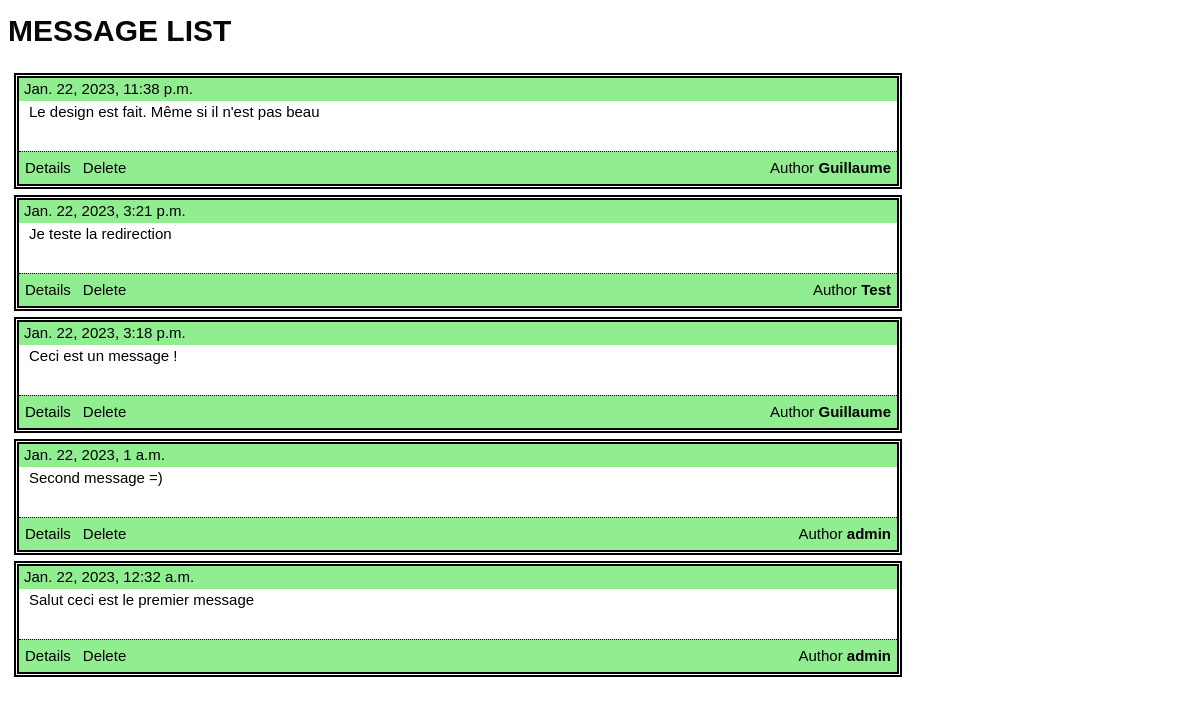
The app's page /message-app/message with its own data.
### message_app/models.py (models this page shows, shortened)
class Message(models.Model):
    content = models.CharField(max_length=200)
    emission_time = models.DateTimeField('emission time', null = True)
    author = models.CharField(max_length=200)

### message_app/views.py (the view)
# urls.py: path('message', views.get_messages, name='messages'),
def get_messages(request):
    messages = Message.objects.order_by('-emission_time')
    return render(request, 'messages.html', {'messages': messages, 'user_id': "admin"})

### message_app/templates/messages.html
{% load static %}
<link rel="stylesheet" href="{% static 'style.css' %}">
<link rel="stylesheet" href="{% static 'message.css' %}">
<h2 class="sub_title">Message list</h2>
<ul class="messageUl">
    {% for message in messages %}
        <li class="message">
            <div class="time">{{ message.emission_time }} </div>
            <div class="messageContent">{{ message.content }}</div>
            <ul div class="lowerButton">
                <li><a href="{% url 'message_app:message_details' message.id %}">Details</a></li>
                <li><a href="{% url 'message_app:delete' message.id %}">Delete</a></li>
                <li style="float:right"><a href="{% url 'login_app:user_details' message.author %}">Author <b>{{ message.author }} </b></a></li>
            </ul>
        </li>
    {% endfor %}
</ul>

### message_app/static/style.css (style rules this page uses)
h2 { position: relative; padding: 0; margin: 0; font-family: "Raleway", sans-serif; font-weight: 600; font-size: 35px; color: #080808; }
h2.sub_title { font-style: normal; text-align: left; text-transform: uppercase; padding-bottom: 5px; margin-top: 0px; font-size: 30px; }

### message_app/static/message.css (style rules this page uses)
li.message { border: thick double black; margin: 6px; }
.time { background-color: lightgreen; padding-left: 5px; }
.messageContent { height: 50px; padding-left: 10px; }
.messageUl { list-style-type: none; padding-left: 0px; }
ul.lowerButton { border-top: 1px dotted black; list-style-type: none; margin: 0; padding: 0; overflow: hidden; background-color: lightgreen; }
ul.lowerButton li { float: left; padding: 5px 6px; }
ul.lowerButton li a { display: inline-block; text-align: center; text-decoration: none; color: black; }

### records on screen
Message: emission_time "Jan. 22, 2023, 11:38 p.m.", content "Le design est fait. Même si il n'est pas beau", author "Guillaume"
Message: emission_time "Jan. 22, 2023, 3:21 p.m.", content "Je teste la redirection", author "Test"
Message: emission_time "Jan. 22, 2023, 3:18 p.m.", content "Ceci est un message !", author "Guillaume"
Message: emission_time "Jan. 22, 2023, 1 a.m.", content "Second message =)", author "admin"
Message: emission_time "Jan. 22, 2023, 12:32 a.m.", content "Salut ceci est le premier message", author "admin"
